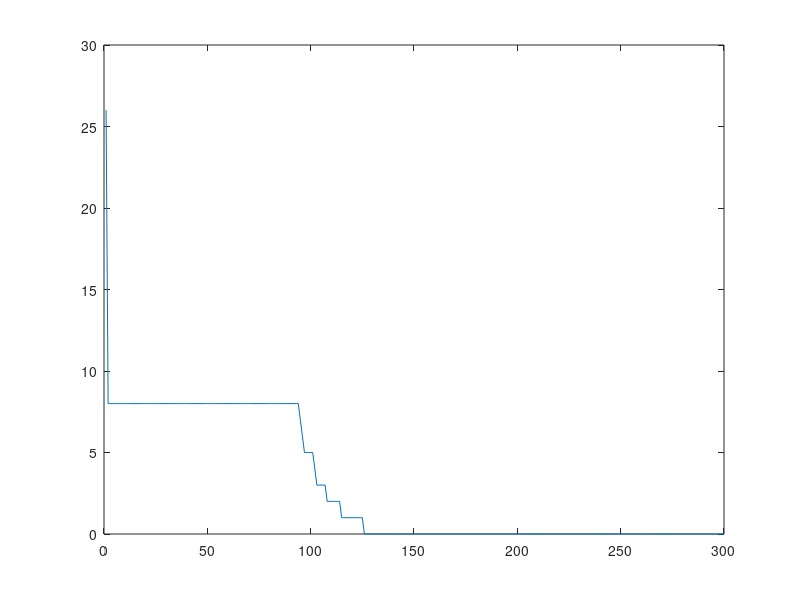

Source code (MATLAB):
clear all
clc
close all

hidden = 3;
eta = 0.25;
epochs = 300;
alpha = 0.9;
error = ones(1,epochs);



%generate data
patterns = eye(8) * 2 - 1;
pat = [patterns; ones(1,8)];
targets = patterns;


[insize, ndata] = size(patterns);
[outsize, ndata] = size(targets);

%Generate initial weights
w = randn(hidden,insize+1).*0.01;
v = randn(outsize,hidden+1).*0.01;

dw = zeros(hidden,insize+1).*0.0001;
dv = zeros(outsize,hidden+1).*0.0001;

for epoch=1:epochs
    
    %forward pass
    hin = w * [patterns ; ones(1,ndata)];
    hout = [2 ./ (1+exp(-hin)) - 1 ; ones(1,ndata)];
    oin = v * hout;
    out = 2 ./ (1+exp(-oin)) - 1;

    %backward pass
    delta_o = (out - targets) .* ((1 + out) .* (1 - out)) * 0.5;
    delta_h = (v' * delta_o) .* ((1 + hout) .* (1 - hout)) * 0.5;
    delta_h = delta_h(1:hidden, :);
    


    %weight update
    dw = (dw .* alpha) - (delta_h * pat') .* (1-alpha);
    dv = (dv .* alpha) - (delta_o * hout') .* (1-alpha);
    w = w + dw .* eta;
    v = v + dv .* eta;
    
    
    error(epoch) = sum(sum(abs(sign(out) - targets)./2));
    
end
sign(w)
plot(error);